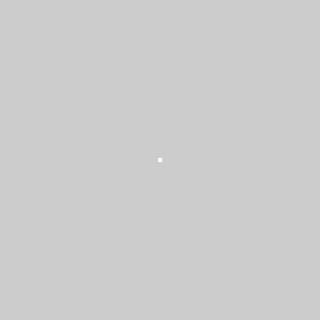
Frame 1 (no input)
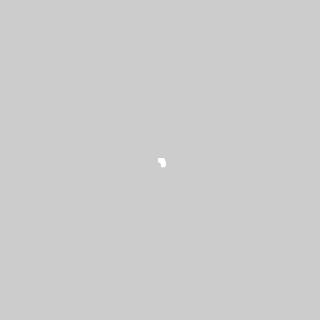
Frame 60 (the mouse pressed at the canvas centre just before this capture)
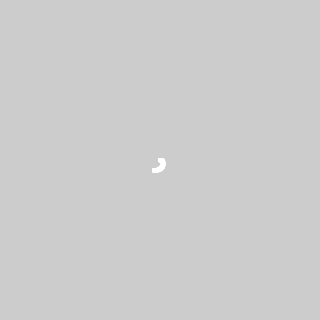
Frame 120 (the mouse held since frame 60 and released just before this capture)

The Processing sketch that drew these frames (run headless with seeded random() and noise(); from frame 60 on, the mouse is pressed at the canvas centre):

// Processing sketch: processing_179093
// ── processing_179093.pde

PFont f;
// The radius of a circle
float r = 100;
// The width and height of the boxes
float w = 4;
float h = 4;

void setup() {
  size(320, 320);

}
float theta;float rayon;
void draw() {
//  background(255);
  noStroke();
  // Start in the center and draw the circle
  translate(width / 2, height / 2);
  


  // Our curve is a circle with radius r in the center of the window.
// noFill(); ellipse(0, 0, r*2, r*2);


 // float arclength = 0;
//arclength += w/2;
//  float theta = arclength / r;     
// theta+=radians(1); 
// like  x
 theta+=radians(1); 
//like y ;
 rayon+=0.1*cos(radians(1));
    // Polar to cartesian coordinate conversion

    // Rotate the box

    rectMode(CENTER);
    rect(rayon*cos(theta), rayon*sin(theta),w,h);  
  
}
